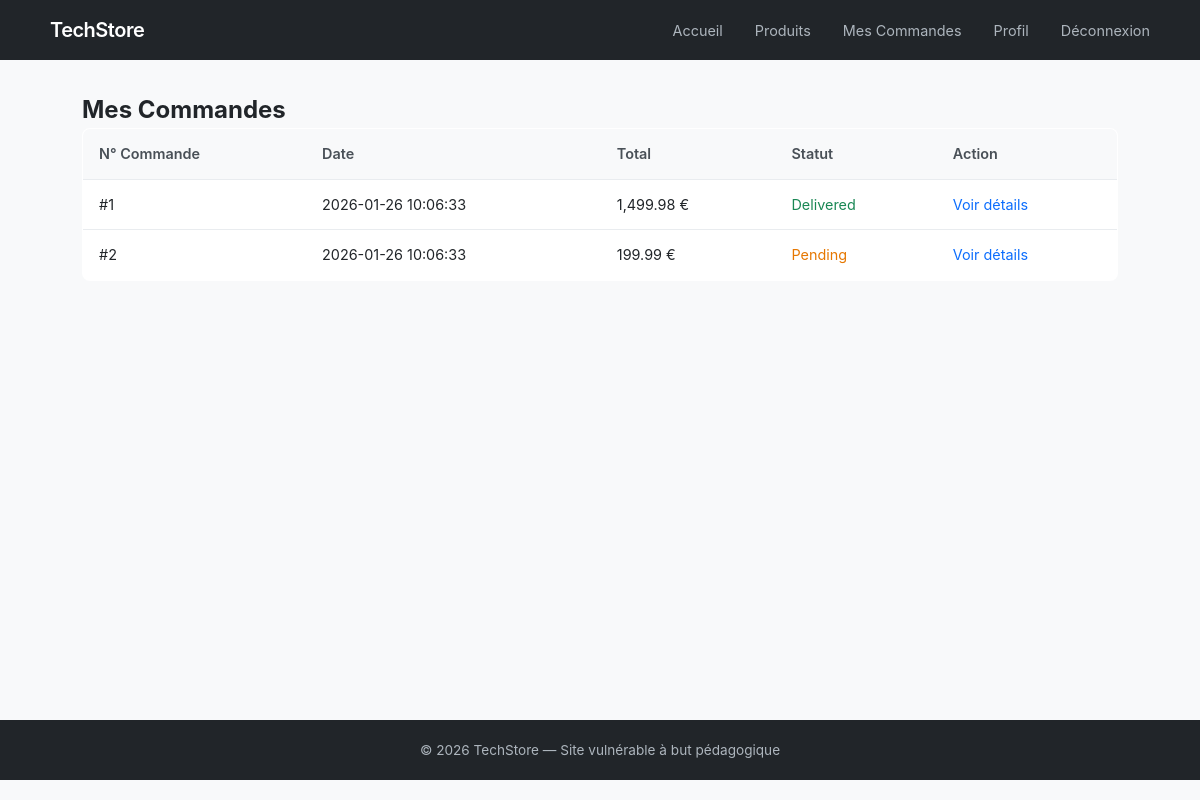
Page /orders.php (signed in) on the earlier database version.
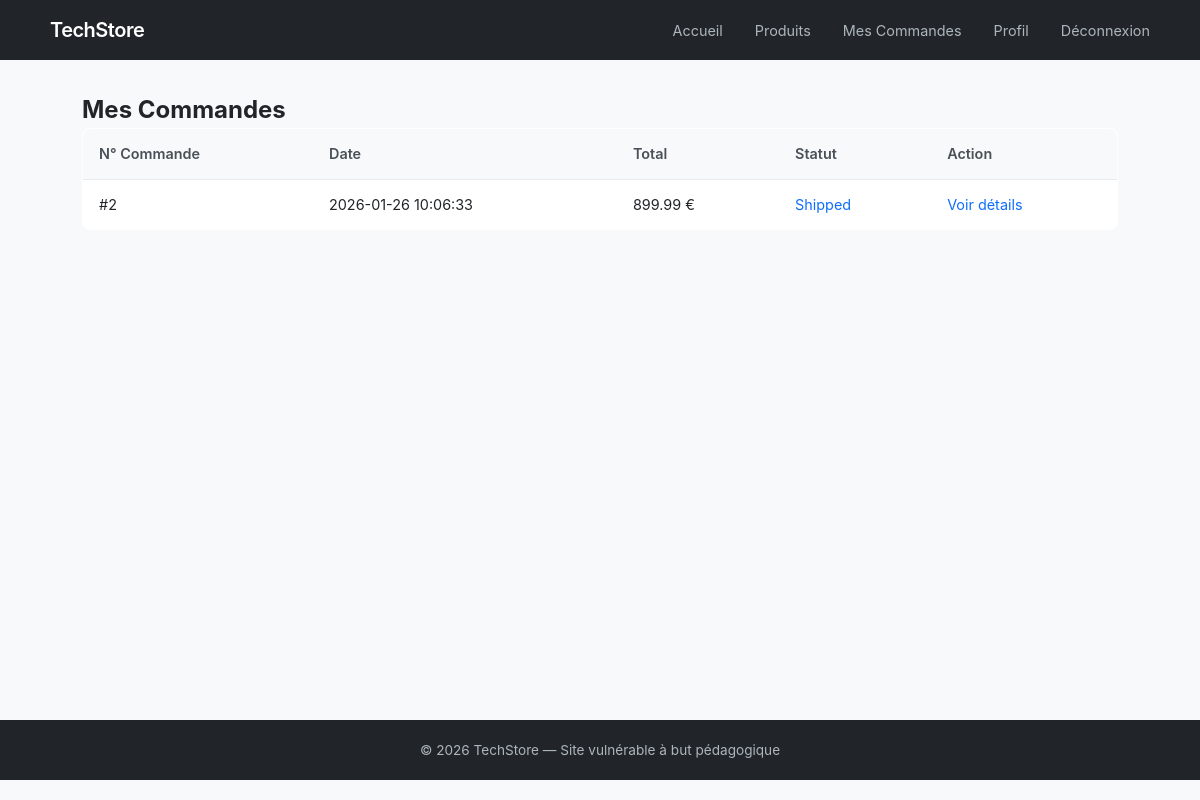
Same page on the later database version.
### tables this page shows
CREATE TABLE orders (
    id INT AUTO_INCREMENT PRIMARY KEY,
    user_id INT,
    total DECIMAL(10,2),
    status VARCHAR(20) DEFAULT 'pending',
    shipping_address TEXT,
    created_at TIMESTAMP DEFAULT CURRENT_TIMESTAMP
);

### orders.php (the view, shortened to what this page needs)
<?php
require_once 'config/database.php';
$user_id = $_SESSION['user_id'];
$orders_query = "SELECT * FROM orders WHERE user_id = $user_id ORDER BY created_at DESC";
$orders_result = mysqli_query($conn, $orders_query);
?>
<!DOCTYPE html>
<html lang="fr">
<head>
    <link rel="stylesheet" href="assets/css/style.css">
</head>
<body>
    <header>
        <nav>
            <div class="logo"><a href="index.php">TechStore</a></div>
            <ul class="nav-links">
                <li><a href="index.php">Accueil</a></li>
                <li><a href="products.php">Produits</a></li>
                <li><a href="orders.php">Mes Commandes</a></li>
                <li><a href="profile.php">Profil</a></li>
                <li><a href="logout.php">Déconnexion</a></li>
            </ul>
        </nav>
    </header>
    <main>
        <section class="orders-page">
            <h2>Mes Commandes</h2>
            <div class="orders-list">
                <table>
                    <thead>
                        <tr>
                            <th>N° Commande</th>
                            <th>Date</th>
                            <th>Total</th>
                            <th>Statut</th>
                            <th>Action</th>
                        </tr>
                    </thead>
                    <tbody>
                        <?php
                        if($orders_result && mysqli_num_rows($orders_result) > 0):
                            while($order = mysqli_fetch_assoc($orders_result)):
                        ?>
                        <tr>
                            <td>#<?php echo $order['id']; ?></td>
                            <td><?php echo $order['created_at']; ?></td>
                            <td><?php echo number_format($order['total'], 2); ?> €</td>
                            <td>
                                <span class="status-<?php echo $order['status']; ?>">
                                    <?php echo ucfirst($order['status']); ?>
                                </span>
                            </td>
                            <td>
                                <a href="orders.php?order_id=<?php echo $order['id']; ?>">Voir détails</a>
                            </td>
                        </tr>
                        <?php
                            endwhile;
                        else:
                        ?>
                        <tr>
                            <td colspan="5">Aucune commande trouvée.</td>
                        </tr>
                        <?php endif; ?>
                    </tbody>
                </table>
            </div>
        </section>
    </main>
    <footer>
        <p>&copy; 2026 TechStore — Site vulnérable à but pédagogique</p>
    </footer>
</body>
</html>

Differences in the rows shown:
no longer on this page (row edited): orders: id "1", created_at "2026-01-26 10:06:33", total "1,499.98", status "Delivered"
changed orders id 2: total "199.99" → "899.99"; status "Pending" → "Shipped"
